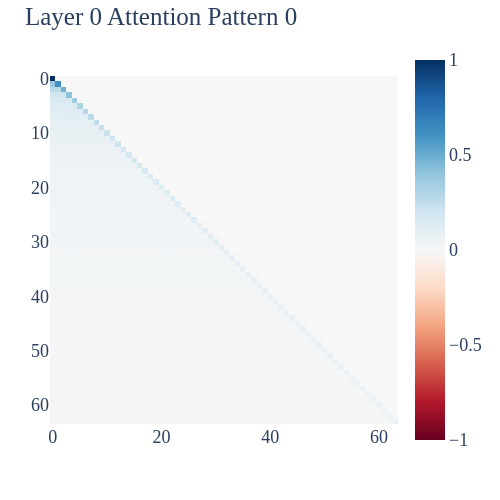
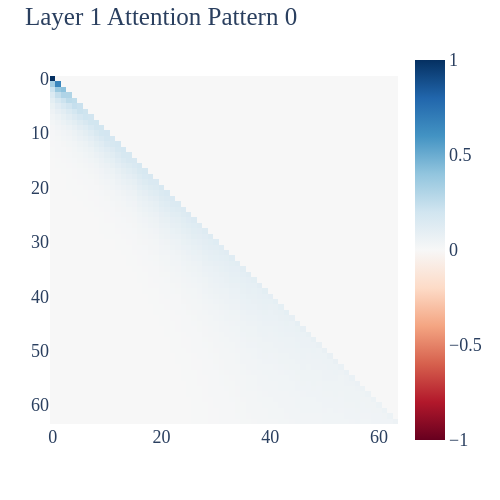
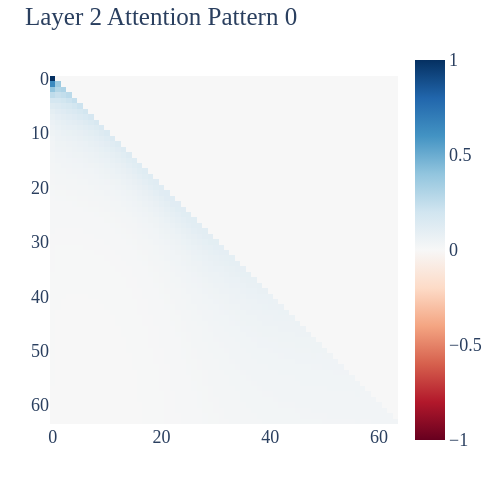
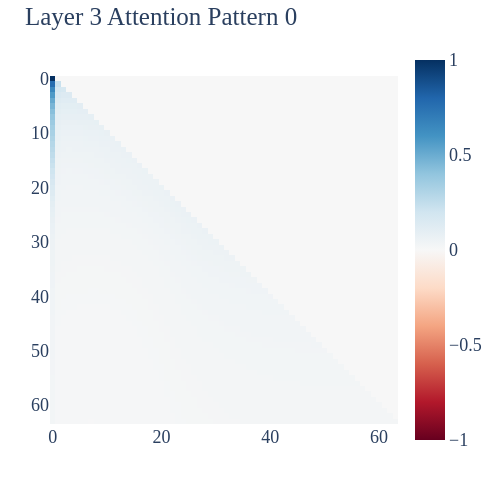

Write notebook code for charts like these, in order.
### Code cell
# L0-5
n_layers = 6
for layer_id in range(n_layers):
    # Heads
    for i in range(1):
        imshow(
            to_numpy(cache["attn", layer_id][:, [i], :, :].mean([0, 1])),
            title=f"Layer {layer_id} Attention Pattern {i}",
            height=500,
            width=500,
        )

### Figure 1 — Plotly figure (JSON) as saved in the notebook; plotly's stock layout.template omitted (floating-point values rounded to 4 significant figures; data arrays with more than 128 entries replaced by an {"elided": "..."} marker saying what was removed)
{"data": [{"coloraxis": "coloraxis", "hovertemplate": "x: %{x}<br>y: %{y}<br>color: %{z}<extra></extra>", "name": "0", "type": "heatmap", "xaxis": "x", "yaxis": "y", "z": {"elided": "64x64 float values"}}], "layout": {"coloraxis": {"cmid": 0, "colorscale": [[0, "rgb(103,0,31)"], [0.1, "rgb(178,24,43)"], [0.2, "rgb(214,96,77)"], [0.3, "rgb(244,165,130)"], [0.4, "rgb(253,219,199)"], [0.5, "rgb(247,247,247)"], [0.6, "rgb(209,229,240)"], [0.7, "rgb(146,197,222)"], [0.8, "rgb(67,147,195)"], [0.9, "rgb(33,102,172)"], [1, "rgb(5,48,97)"]]}, "height": 500, "title": {"text": "Layer 0 Attention Pattern 0"}, "width": 500, "xaxis": {"anchor": "y", "constrain": "domain", "domain": [0, 1], "scaleanchor": "y"}, "yaxis": {"anchor": "x", "autorange": "reversed", "constrain": "domain", "domain": [0, 1]}}}

### Figure 2 — Plotly figure (JSON) as saved in the notebook; plotly's stock layout.template omitted (floating-point values rounded to 4 significant figures; data arrays with more than 128 entries replaced by an {"elided": "..."} marker saying what was removed)
{"data": [{"coloraxis": "coloraxis", "hovertemplate": "x: %{x}<br>y: %{y}<br>color: %{z}<extra></extra>", "name": "0", "type": "heatmap", "xaxis": "x", "yaxis": "y", "z": {"elided": "64x64 float values"}}], "layout": {"coloraxis": {"cmid": 0, "colorscale": [[0, "rgb(103,0,31)"], [0.1, "rgb(178,24,43)"], [0.2, "rgb(214,96,77)"], [0.3, "rgb(244,165,130)"], [0.4, "rgb(253,219,199)"], [0.5, "rgb(247,247,247)"], [0.6, "rgb(209,229,240)"], [0.7, "rgb(146,197,222)"], [0.8, "rgb(67,147,195)"], [0.9, "rgb(33,102,172)"], [1, "rgb(5,48,97)"]]}, "height": 500, "title": {"text": "Layer 1 Attention Pattern 0"}, "width": 500, "xaxis": {"anchor": "y", "constrain": "domain", "domain": [0, 1], "scaleanchor": "y"}, "yaxis": {"anchor": "x", "autorange": "reversed", "constrain": "domain", "domain": [0, 1]}}}

### Figure 3 — Plotly figure (JSON) as saved in the notebook; plotly's stock layout.template omitted (floating-point values rounded to 4 significant figures; data arrays with more than 128 entries replaced by an {"elided": "..."} marker saying what was removed)
{"data": [{"coloraxis": "coloraxis", "hovertemplate": "x: %{x}<br>y: %{y}<br>color: %{z}<extra></extra>", "name": "0", "type": "heatmap", "xaxis": "x", "yaxis": "y", "z": {"elided": "64x64 float values"}}], "layout": {"coloraxis": {"cmid": 0, "colorscale": [[0, "rgb(103,0,31)"], [0.1, "rgb(178,24,43)"], [0.2, "rgb(214,96,77)"], [0.3, "rgb(244,165,130)"], [0.4, "rgb(253,219,199)"], [0.5, "rgb(247,247,247)"], [0.6, "rgb(209,229,240)"], [0.7, "rgb(146,197,222)"], [0.8, "rgb(67,147,195)"], [0.9, "rgb(33,102,172)"], [1, "rgb(5,48,97)"]]}, "height": 500, "title": {"text": "Layer 2 Attention Pattern 0"}, "width": 500, "xaxis": {"anchor": "y", "constrain": "domain", "domain": [0, 1], "scaleanchor": "y"}, "yaxis": {"anchor": "x", "autorange": "reversed", "constrain": "domain", "domain": [0, 1]}}}

### Figure 4 — Plotly figure (JSON) as saved in the notebook; plotly's stock layout.template omitted (floating-point values rounded to 4 significant figures; data arrays with more than 128 entries replaced by an {"elided": "..."} marker saying what was removed)
{"data": [{"coloraxis": "coloraxis", "hovertemplate": "x: %{x}<br>y: %{y}<br>color: %{z}<extra></extra>", "name": "0", "type": "heatmap", "xaxis": "x", "yaxis": "y", "z": {"elided": "64x64 float values"}}], "layout": {"coloraxis": {"cmid": 0, "colorscale": [[0, "rgb(103,0,31)"], [0.1, "rgb(178,24,43)"], [0.2, "rgb(214,96,77)"], [0.3, "rgb(244,165,130)"], [0.4, "rgb(253,219,199)"], [0.5, "rgb(247,247,247)"], [0.6, "rgb(209,229,240)"], [0.7, "rgb(146,197,222)"], [0.8, "rgb(67,147,195)"], [0.9, "rgb(33,102,172)"], [1, "rgb(5,48,97)"]]}, "height": 500, "title": {"text": "Layer 3 Attention Pattern 0"}, "width": 500, "xaxis": {"anchor": "y", "constrain": "domain", "domain": [0, 1], "scaleanchor": "y"}, "yaxis": {"anchor": "x", "autorange": "reversed", "constrain": "domain", "domain": [0, 1]}}}
